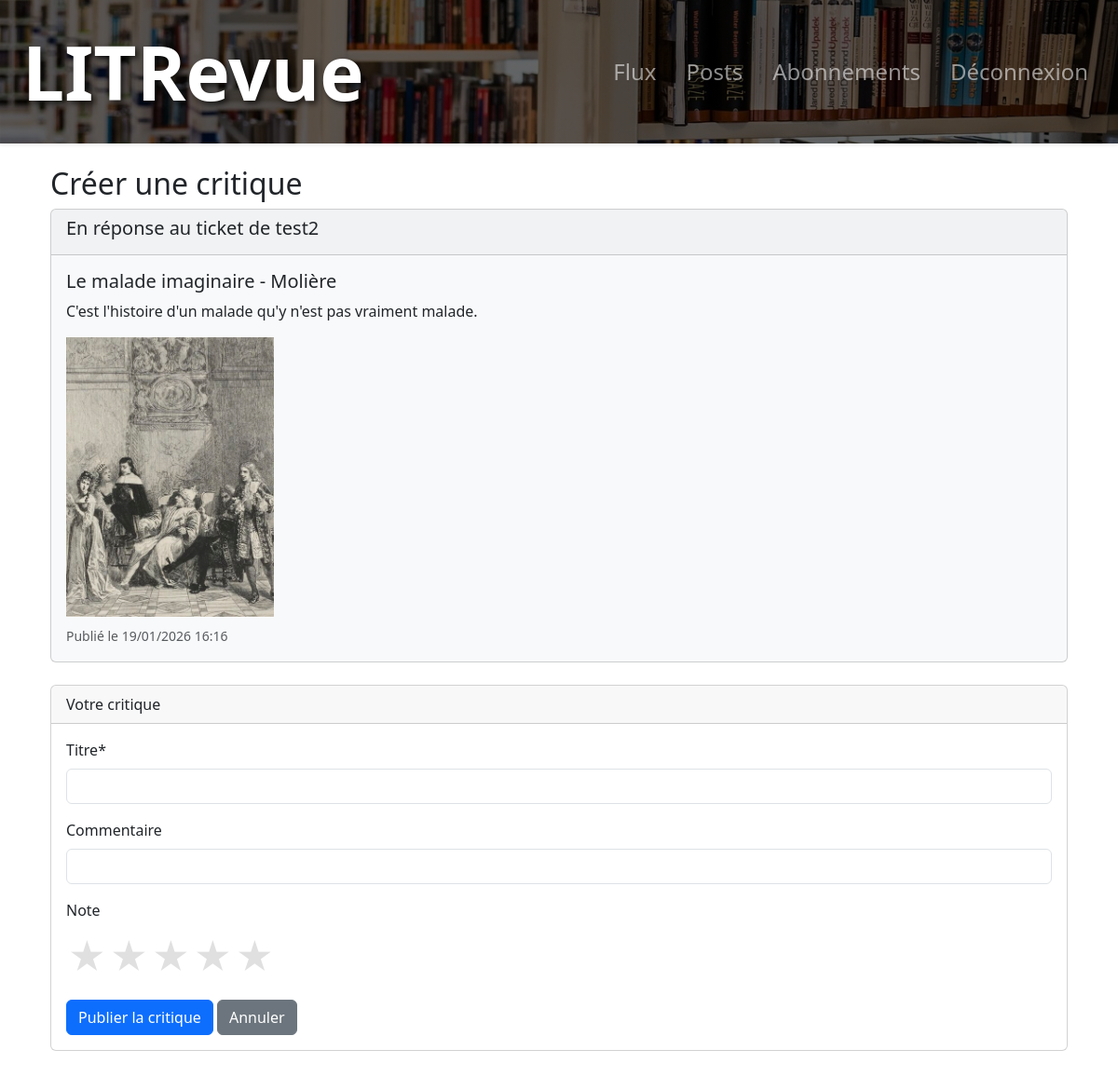
/create-review/1/ (signed in), run on the app's committed database.
### flux/models.py (models this page shows)
class Ticket(models.Model):
    title = models.CharField(max_length=128)
    description = models.CharField(max_length=2048, blank=True)
    user = models.ForeignKey(
        to=settings.AUTH_USER_MODEL, on_delete=models.CASCADE)
    image = models.ImageField(null=True, blank=True)
    time_created = models.DateTimeField(auto_now_add=True)

### authentication/models.py (models this page shows)
class User(AbstractUser):
    pass

### flux/views.py (the view)
# urls.py: path('create-review/<int:ticket_id>/', flux.views.create_review_reply, name='create_review_reply'),
@login_required
def create_review_reply(request, ticket_id):
    ticket = get_object_or_404(Ticket, id=ticket_id)
    if request.method == 'POST':
        review_form = ReviewForm(request.POST)
        if review_form.is_valid():
            review = review_form.save(commit=False)
            review.user = request.user
            review.ticket = ticket
            review.save()
            messages.success(request, "Votre critique a été publiée avec succès.")
            return redirect('flux')
    else:
        review_form = ReviewForm()
    return render(request, 'flux/create_review_reply.html', {
        'review_form': review_form,
        'ticket': ticket
    })

### flux/forms.py
class ReviewForm(forms.ModelForm):
    class Meta:
        model = Review
        fields = ['headline', 'body', 'rating']
        labels = {
            'headline': 'Titre',
            'body': 'Commentaire',
            'rating': 'Note',
        }
        widgets = {
            'rating': forms.RadioSelect(choices=[(i, f'{i} étoile{"s" if i > 1 else ""}') for i in range(1, 6)]),
        }
    def __init__(self, *args, **kwargs):
        super().__init__(*args, **kwargs)
        self.fields['rating'].widget.attrs.update({'class': 'star-rating'})

### flux/templates/flux/create_review_reply.html (shortened to what this page needs)
{% extends "base.html" %}
{% load crispy_forms_tags %}
{% block content %}
<div class="container py-4">
    <h2>Créer une critique</h2>
    <div class="card mb-4 bg-light">
        <div class="card-header">
            <h5>En réponse au ticket de {{ ticket.user.username }}</h5>
        </div>
        <div class="card-body">
            <h5 class="card-title">{{ ticket.title }}</h5>
            <p class="card-text">{{ ticket.description }}</p>
            {% if ticket.image %}
                <div class="mb-2">
                    <img src="{{ ticket.image.url }}" class="img-fluid" style="max-height: 300px" alt="Image du ticket">
                </div>
            {% endif %}
            <small class="text-muted">Publié le {{ ticket.time_created|date:"d/m/Y H:i" }}</small>
        </div>
    </div>
    <div class="card mb-4">
        <div class="card-header">
            Votre critique
        </div>
        <div class="card-body">
            <form method="post">
                {{ review_form.headline|as_crispy_field }}
                {{ review_form.body|as_crispy_field }}
                {% include "flux/partials/star_rating_input.html" with rating_field=review_form.rating %}
                <button type="submit" class="btn btn-primary">Publier la critique</button>
                <a href="{% url 'flux' %}" class="btn btn-secondary">Annuler</a>
            </form>
        </div>
    </div>
</div>
{% endblock content %}

### data on the page
Ticket: user.username "test2", title "Le malade imaginaire - Molière", description "C'est l'histoire d'un malade qu'y n'est pas vraiment malade.", image (picture), time_created "19/01/2026 16:16"
